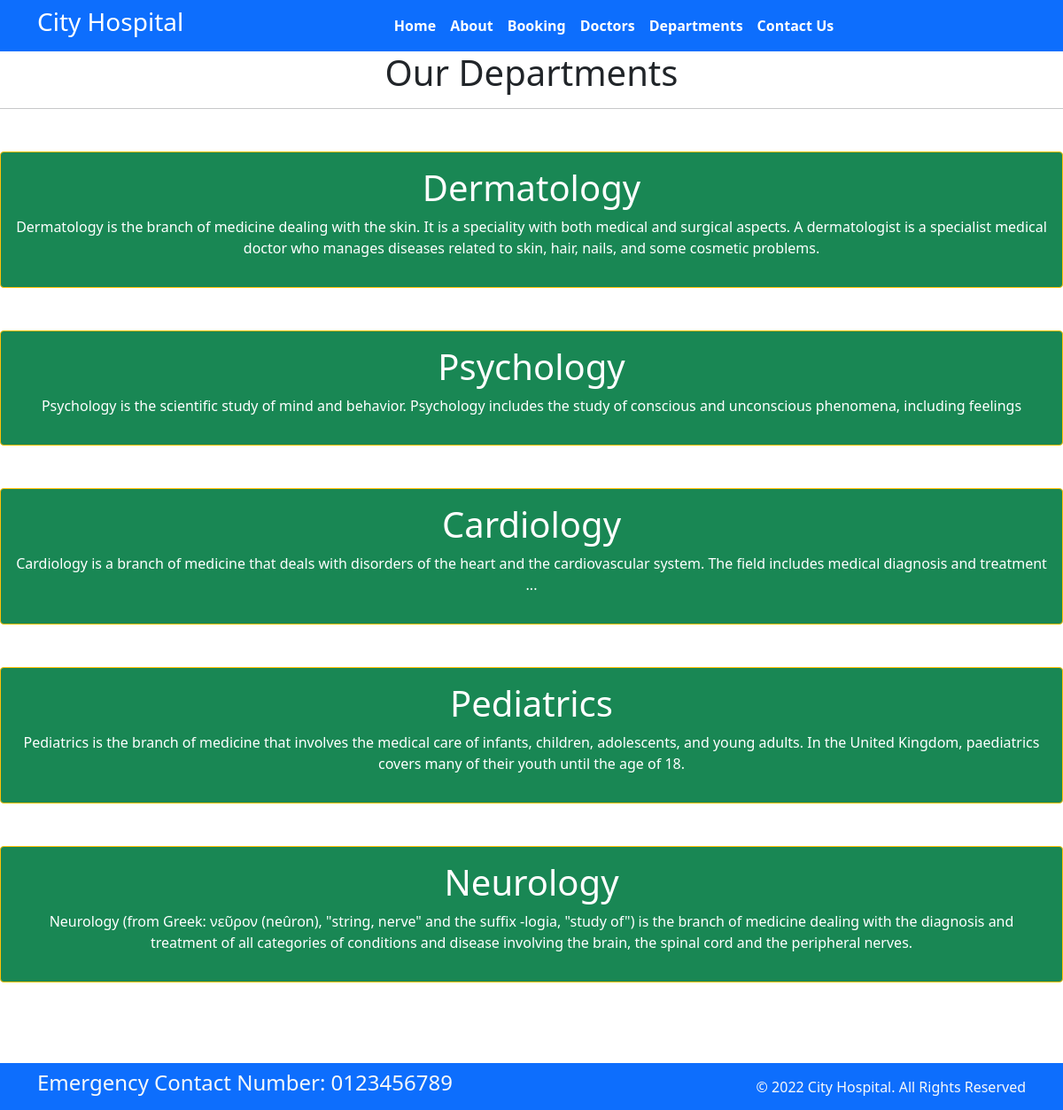
Page /department/ on the committed database.
### home/models.py (models this page shows, shortened)
class Departments(models.Model):
    dep_name=models.CharField(max_length=100)
    dep_description=models.TextField()

### home/views.py (the view)
# urls.py: path('department/',views.departments,name="department"),
def departments(request):
    dict_dept={
        'dept':Departments.objects.all
    }
    return render(request,"department.html",dict_dept)

### templates/department.html (shortened to what this page needs)
{% extends 'base.html' %}
{% block content %}
<h1 class="text-center">Our Departments</h1>
<hr>
{% for d in dept %}
  <div class="mx-auto w-15 bg-success text-center text-white p-3 my-5 border border-warning rounded">
     <h1>
        {{ d.dep_name}}
     </h1>
    <p>{{ d.dep_description }}</p>
  </div>
{% endfor %}<br><br><br><br>
{% endblock content %}

### rows in the picture
Departments: dep_name "Dermatology", dep_description "Dermatology is the branch of medicine dealing with the skin. It is a speciality with both medical and surgical aspects. A dermatologist is a specialist medical doctor who manages diseases related to skin, hair, nails, and some cosmetic problems."
Departments: dep_name "Psychology", dep_description "Psychology is the scientific study of mind and behavior. Psychology includes the study of conscious and unconscious phenomena, including feelings"
Departments: dep_name "Cardiology", dep_description "Cardiology is a branch of medicine that deals with disorders of the heart and the cardiovascular system. The field includes medical diagnosis and treatment ..."
Departments: dep_name "Pediatrics", dep_description "Pediatrics is the branch of medicine that involves the medical care of infants, children, adolescents, and young adults. In the United Kingdom, paediatrics covers many of their youth until the age of 18."
Departments: dep_name "Neurology", dep_description "Neurology (from Greek: νεῦρον (neûron), \"string, nerve\" and the suffix -logia, \"study of\") is the branch of medicine dealing with the diagnosis and treatment of all categories of conditions and disease involving the brain, the spinal cord and the peripheral nerves."
